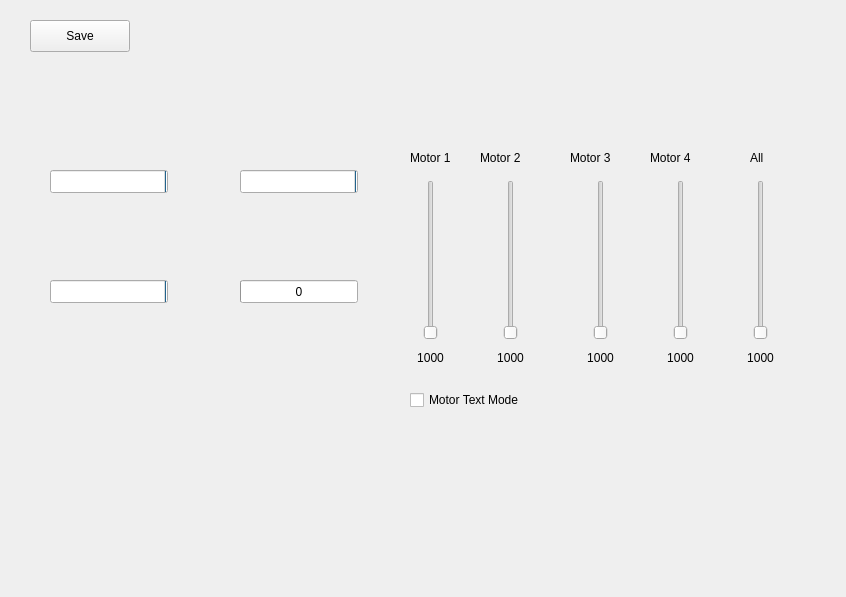
<?xml version="1.0" encoding="UTF-8"?>
<ui version="4.0">
 <class>MixerForm</class>
 <widget class="QWidget" name="MixerForm">
  <property name="geometry">
   <rect>
    <x>0</x>
    <y>0</y>
    <width>846</width>
    <height>597</height>
   </rect>
  </property>
  <property name="windowTitle">
   <string>Form</string>
  </property>
  <widget class="QSlider" name="motor_1_slider">
   <property name="geometry">
    <rect>
     <x>420</x>
     <y>180</y>
     <width>22</width>
     <height>160</height>
    </rect>
   </property>
   <property name="minimum">
    <number>1000</number>
   </property>
   <property name="maximum">
    <number>2000</number>
   </property>
   <property name="orientation">
    <enum>Qt::Orientation::Vertical</enum>
   </property>
  </widget>
  <widget class="QSlider" name="motor_2_slider">
   <property name="geometry">
    <rect>
     <x>500</x>
     <y>180</y>
     <width>22</width>
     <height>160</height>
    </rect>
   </property>
   <property name="minimum">
    <number>1000</number>
   </property>
   <property name="maximum">
    <number>2000</number>
   </property>
   <property name="orientation">
    <enum>Qt::Orientation::Vertical</enum>
   </property>
  </widget>
  <widget class="QSlider" name="motor_3_slider">
   <property name="geometry">
    <rect>
     <x>590</x>
     <y>180</y>
     <width>22</width>
     <height>160</height>
    </rect>
   </property>
   <property name="minimum">
    <number>1000</number>
   </property>
   <property name="maximum">
    <number>2000</number>
   </property>
   <property name="orientation">
    <enum>Qt::Orientation::Vertical</enum>
   </property>
  </widget>
  <widget class="QSlider" name="motor_4_slider">
   <property name="geometry">
    <rect>
     <x>670</x>
     <y>180</y>
     <width>22</width>
     <height>160</height>
    </rect>
   </property>
   <property name="minimum">
    <number>1000</number>
   </property>
   <property name="maximum">
    <number>2000</number>
   </property>
   <property name="orientation">
    <enum>Qt::Orientation::Vertical</enum>
   </property>
  </widget>
  <widget class="QSlider" name="motor_all_slider">
   <property name="geometry">
    <rect>
     <x>750</x>
     <y>180</y>
     <width>22</width>
     <height>160</height>
    </rect>
   </property>
   <property name="minimum">
    <number>1000</number>
   </property>
   <property name="maximum">
    <number>2000</number>
   </property>
   <property name="orientation">
    <enum>Qt::Orientation::Vertical</enum>
   </property>
  </widget>
  <widget class="QLabel" name="motor_1_value">
   <property name="geometry">
    <rect>
     <x>410</x>
     <y>350</y>
     <width>41</width>
     <height>16</height>
    </rect>
   </property>
   <property name="text">
    <string>1000</string>
   </property>
   <property name="alignment">
    <set>Qt::AlignmentFlag::AlignCenter</set>
   </property>
  </widget>
  <widget class="QLabel" name="motor_2_value">
   <property name="geometry">
    <rect>
     <x>490</x>
     <y>350</y>
     <width>41</width>
     <height>16</height>
    </rect>
   </property>
   <property name="text">
    <string>1000</string>
   </property>
   <property name="alignment">
    <set>Qt::AlignmentFlag::AlignCenter</set>
   </property>
  </widget>
  <widget class="QLabel" name="motor_3_value">
   <property name="geometry">
    <rect>
     <x>580</x>
     <y>350</y>
     <width>41</width>
     <height>16</height>
    </rect>
   </property>
   <property name="text">
    <string>1000</string>
   </property>
   <property name="alignment">
    <set>Qt::AlignmentFlag::AlignCenter</set>
   </property>
  </widget>
  <widget class="QLabel" name="motor_4_value">
   <property name="geometry">
    <rect>
     <x>660</x>
     <y>350</y>
     <width>41</width>
     <height>16</height>
    </rect>
   </property>
   <property name="text">
    <string>1000</string>
   </property>
   <property name="alignment">
    <set>Qt::AlignmentFlag::AlignCenter</set>
   </property>
  </widget>
  <widget class="QLabel" name="motor_all_value">
   <property name="geometry">
    <rect>
     <x>740</x>
     <y>350</y>
     <width>41</width>
     <height>16</height>
    </rect>
   </property>
   <property name="text">
    <string>1000</string>
   </property>
   <property name="alignment">
    <set>Qt::AlignmentFlag::AlignCenter</set>
   </property>
  </widget>
  <widget class="QLabel" name="motor_1_value_2">
   <property name="geometry">
    <rect>
     <x>410</x>
     <y>150</y>
     <width>51</width>
     <height>16</height>
    </rect>
   </property>
   <property name="text">
    <string>Motor 1</string>
   </property>
  </widget>
  <widget class="QLabel" name="motor_1_value_3">
   <property name="geometry">
    <rect>
     <x>480</x>
     <y>150</y>
     <width>51</width>
     <height>16</height>
    </rect>
   </property>
   <property name="text">
    <string>Motor 2</string>
   </property>
  </widget>
  <widget class="QLabel" name="motor_1_value_4">
   <property name="geometry">
    <rect>
     <x>570</x>
     <y>150</y>
     <width>51</width>
     <height>16</height>
    </rect>
   </property>
   <property name="text">
    <string>Motor 3</string>
   </property>
  </widget>
  <widget class="QLabel" name="motor_1_value_5">
   <property name="geometry">
    <rect>
     <x>650</x>
     <y>150</y>
     <width>51</width>
     <height>16</height>
    </rect>
   </property>
   <property name="text">
    <string>Motor 4</string>
   </property>
  </widget>
  <widget class="QLabel" name="motor_1_value_6">
   <property name="geometry">
    <rect>
     <x>750</x>
     <y>150</y>
     <width>31</width>
     <height>16</height>
    </rect>
   </property>
   <property name="text">
    <string>All</string>
   </property>
  </widget>
  <widget class="QCheckBox" name="enableMotorTestMode">
   <property name="geometry">
    <rect>
     <x>410</x>
     <y>390</y>
     <width>131</width>
     <height>20</height>
    </rect>
   </property>
   <property name="text">
    <string>Motor Text Mode</string>
   </property>
  </widget>
  <widget class="QPushButton" name="save_btn">
   <property name="geometry">
    <rect>
     <x>30</x>
     <y>20</y>
     <width>100</width>
     <height>32</height>
    </rect>
   </property>
   <property name="text">
    <string>Save</string>
   </property>
  </widget>
  <widget class="QProgressBar" name="motor_1_throttle">
   <property name="geometry">
    <rect>
     <x>240</x>
     <y>280</y>
     <width>118</width>
     <height>23</height>
    </rect>
   </property>
   <property name="maximum">
    <number>1000</number>
   </property>
   <property name="value">
    <number>0</number>
   </property>
   <property name="alignment">
    <set>Qt::AlignmentFlag::AlignCenter</set>
   </property>
   <property name="format">
    <string>%v</string>
   </property>
  </widget>
  <widget class="QProgressBar" name="motor_2_throttle">
   <property name="geometry">
    <rect>
     <x>240</x>
     <y>170</y>
     <width>118</width>
     <height>23</height>
    </rect>
   </property>
   <property name="maximum">
    <number>1000</number>
   </property>
   <property name="value">
    <number>0</number>
   </property>
   <property name="alignment">
    <set>Qt::AlignmentFlag::AlignCenter</set>
   </property>
   <property name="invertedAppearance">
    <bool>true</bool>
   </property>
   <property name="format">
    <string>%v</string>
   </property>
  </widget>
  <widget class="QProgressBar" name="motor_3_throttle">
   <property name="geometry">
    <rect>
     <x>50</x>
     <y>280</y>
     <width>118</width>
     <height>23</height>
    </rect>
   </property>
   <property name="maximum">
    <number>1000</number>
   </property>
   <property name="value">
    <number>0</number>
   </property>
   <property name="alignment">
    <set>Qt::AlignmentFlag::AlignCenter</set>
   </property>
   <property name="invertedAppearance">
    <bool>true</bool>
   </property>
   <property name="format">
    <string>%v</string>
   </property>
  </widget>
  <widget class="QProgressBar" name="motor_4_throttle">
   <property name="geometry">
    <rect>
     <x>50</x>
     <y>170</y>
     <width>118</width>
     <height>23</height>
    </rect>
   </property>
   <property name="maximum">
    <number>1000</number>
   </property>
   <property name="value">
    <number>0</number>
   </property>
   <property name="alignment">
    <set>Qt::AlignmentFlag::AlignCenter</set>
   </property>
   <property name="invertedAppearance">
    <bool>true</bool>
   </property>
   <property name="format">
    <string>%v</string>
   </property>
  </widget>
 </widget>
 <resources/>
 <connections/>
</ui>
